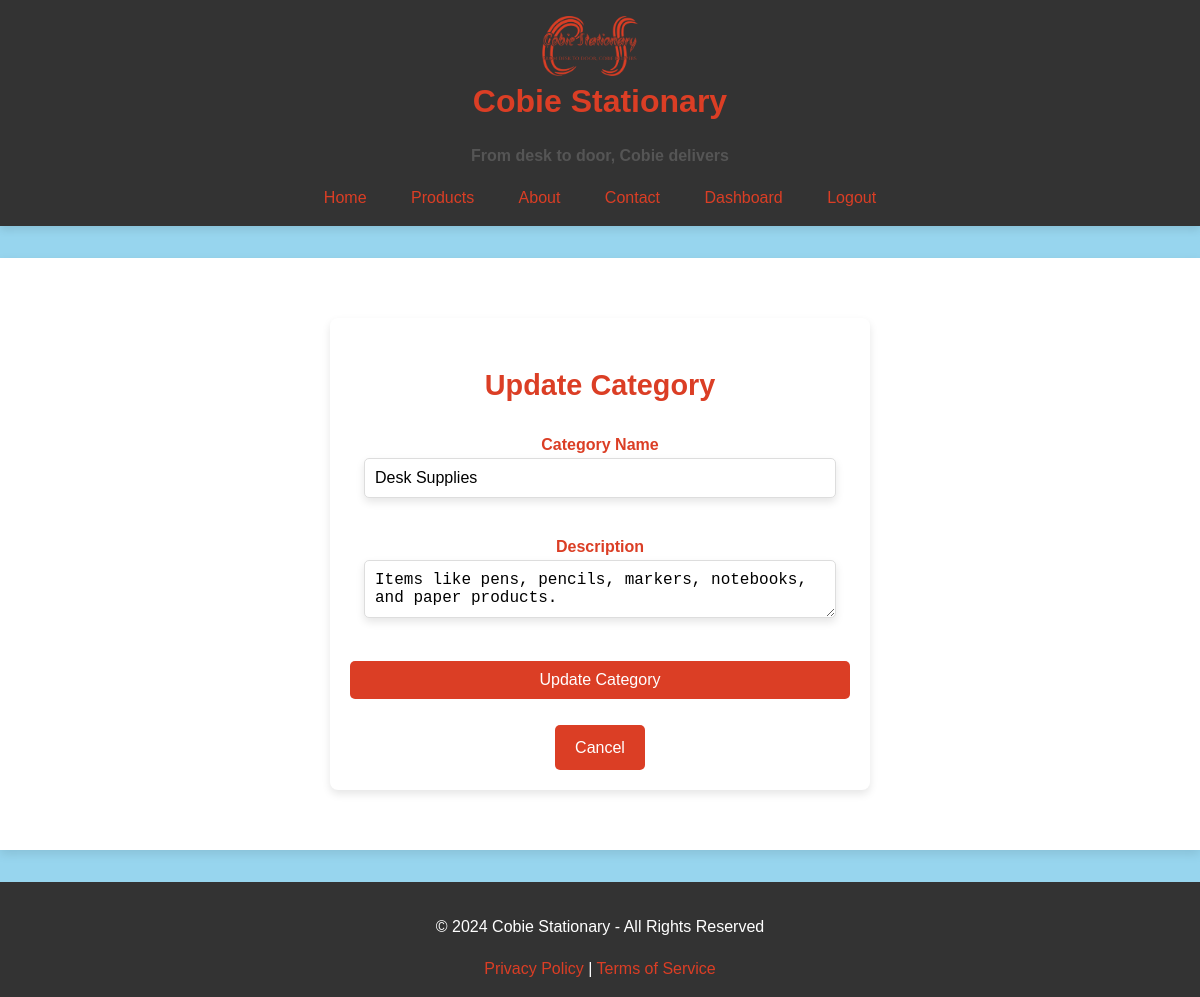
The page /inventory/update/category/1 (signed in) on the database its author committed.
### app/models.py (models this page shows, shortened)
class Category(db.Model):
    __tablename__ = 'categories'
    category_id = db.Column(db.Integer, primary_key=True, autoincrement=True)
    category_name = db.Column(db.String(255), nullable=False)
    description = db.Column(db.Text)
    products = db.relationship('Product', backref='category', lazy=True)

### app/inventory/routes.py (the view)
@inventory_bp.route('/update/category/<int:category_id>', methods=['GET', 'POST'])
@login_required
@admin_required
def update_category(category_id):
    category = Category.query.get_or_404(category_id)
    if request.method == 'POST':
        category.category_name = request.form['category_name']
        category.description = request.form['description']
        db.session.commit()
        flash('Category updated successfully!', 'success')
        return redirect(url_for('inventory.list_category'))  # Redirect to the list of categories
    return render_template('update_category.html', category=category)

### app/extensions.py (called while the page is built)
def admin_required(f):
    @wraps(f)
    def decorated_function(*args, **kwargs):
        if not current_user.is_authenticated:
            flash('You need to be logged in to access this page.', 'danger')
            return redirect(url_for('auth.login'))  # Adjust to your login route
        if current_user.role != 'Admin':
            flash('You do not have the required permissions.', 'danger')
            return redirect(url_for('main.index'))  # Adjust to your desired redirect route
        return f(*args, **kwargs)
    return decorated_function

### app/inventory/templates/update_category.html (shortened to what this page needs)
{% extends 'base.html' %}
{% block head %}
<link rel="stylesheet" href="{{ url_for('static', filename='css/category.css') }}">
<link rel="stylesheet" href="{{ url_for('static', filename='css/tables.css') }}">
<link rel="stylesheet" href="{{ url_for('static', filename='css/forms.css') }}">
{% endblock %}
{% block content %}
    <div class="form-container">
        <h2>Update Category</h2>
        <form method="POST" action="{{ url_for('inventory.update_category', category_id=category.category_id) }}">
            <div class="form-group">
                <label for="category_name">Category Name</label>
                <input type="text" id="category_name" name="category_name" class="form-control" value="{{ category.category_name }}" required>
            </div>
            <div class="form-group">
                <label for="description">Description</label>
                <textarea id="description" name="description" class="form-control" required>{{ category.description }}</textarea>
            </div>
            <button type="submit" class="btn btn-primary">Update Category</button><br><br>
            <a href="{{ url_for('inventory.list_category') }}" class="btn btn-secondary">Cancel</a>
        </form>
    </div>
{% endblock %}

### app/static/css/styles.css (style rules this page uses)
body { background-color: #97D5EE; color: #DB3E25; font-family: 'Arial', sans-serif; margin: 0; padding: 0; line-height: 1.6; text-align: center; }

### app/static/css/tables.css (style rules this page uses)
.btn { padding: 10px 20px; background-color: #DB3E25; color: #ffffff; border: none; border-radius: 5px; cursor: pointer; text-decoration: none; display: inline-block; transition: background-color 0.3s ease; }

### app/static/css/forms.css (style rules this page uses)
.form-container { max-width: 500px; margin: 40px auto; padding: 20px; background-color: #ffffff; border-radius: 8px; box-shadow: 0px 4px 8px rgba(0, 0, 0, 0.1); font-size: 1rem; }
.form-container h2 { color: #DB3E25; margin-bottom: 1.5rem; font-size: 1.8rem; text-align: center; font-weight: normal bold; }
.form-container form { display: flexbox; flex-direction: column; }
.form-group { margin-bottom: 1.5rem; }
.form-group label { color: #DB3E25; font-size: 1rem; margin-bottom: 0.5rem; font-weight: bold; }
input, select, .form-control { width: 90%; padding: 0.625rem; margin-bottom: 0.75rem; border: 1px solid #ddd; border-radius: 5px; font-size: 1rem; box-shadow: 0px 4px 8px rgba(0, 0, 0, 0.1); font-weight: normal bold; }
button { background-color: #DB3E25; color: #ffffff; padding: 0.75rem 1.5rem; border: none; border-radius: 5px; cursor: pointer; font-size: 1rem; width: 100%; text-align: center; transition: background-color 0.3s ease; }

### rows shown on the page
Category: category_name "Desk Supplies", description "Items like pens, pencils, markers, notebooks, and paper products."
